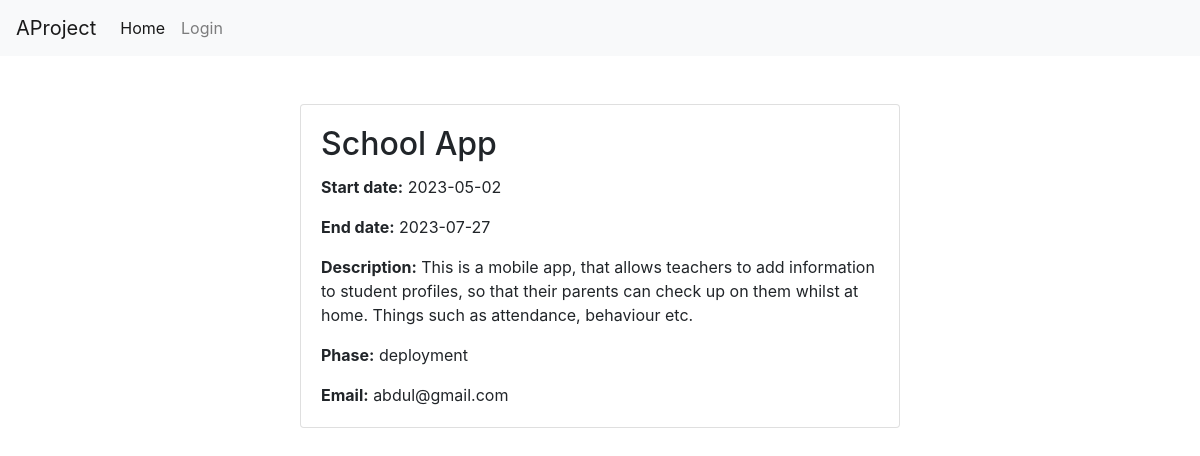
The app's page /project.php?id=4 with its own data.
### tables this page shows
CREATE TABLE `projects` (
  `pid` int UNSIGNED NOT NULL,
  `title` varchar(100) NOT NULL,
  `start_date` date DEFAULT NULL,
  `end_date` date DEFAULT NULL,
  `phase` enum('design','development','testing','deployment','complete') DEFAULT NULL,
  `description` varchar(500) DEFAULT NULL,
  `uid` int UNSIGNED NOT NULL
);

CREATE TABLE `users` (
  `uid` int UNSIGNED NOT NULL,
  `username` varchar(255) NOT NULL,
  `password` varchar(255) NOT NULL,
  `email` varchar(255) NOT NULL
);

### project.php (the view, shortened to what this page needs)
<!DOCTYPE html>
<html lang="en">
<head>
    <link rel="stylesheet" href="https://cdn.jsdelivr.net/npm/bootstrap@4.3.1/dist/css/bootstrap.min.css">
</head>
<body>
    <nav class="navbar navbar-expand-lg navbar-light bg-light">
        <a class="navbar-brand" href="index.php">AProject</a>
        <div class="collapse navbar-collapse" id="navbarSupportedContent">
            <ul class="navbar-nav mr-auto">
            <li class="nav-item active">
                <a class="nav-link" href="index.php">Home <span class="sr-only">(current)</span></a>
            </li>
            <li>
            <?php
                if (isset($_SESSION['username'])) {
                    echo '<li class="nav-item"><a class="nav-link active" href="addproject.php">Add project</a></li>';
                    echo '<li class="nav-item"><a class="nav-link" href="logout.php">Logout</a></li>';
                } else {
                    echo '<li class="nav-item"><a class="nav-link" href="signin.php">Login</a></li>';
                }
                ?>
            </li>
            </ul>
        </div>
    </nav>
    <?php
    try {
        require_once('connectdb.php');
        $id = $_GET['id'];
        $stat = $db->prepare('SELECT title, start_date, end_date, description,phase,uid FROM projects WHERE pid = :id;');
        $stat->bindParam(':id', $id);
        $stat->execute();
        $email = $db->prepare('SELECT users.email FROM projects JOIN users ON projects.uid = users.uid WHERE pid = :id;');
        $email->bindParam(':id', $id);
        $email->execute();
        $email_result = $email->fetchColumn();
        if ($stat->rowCount() > 0) {
            $row = $stat->fetch();
            }
         else {
            echo 'Project not found.';
        }
    } catch (PDOException $e) {
        echo 'Error: ' . $e->getMessage();
    }
    ?>
        <div class="container mt-5">
        <div class="card mx-auto" style="max-width: 600px;">
            <div class="card-body">
                <h2 class="card-title"><?php echo $row['title']; ?></h2>
                <p class="card-text"><strong>Start date:</strong> <?php echo $row['start_date']; ?></p>
                <p class="card-text"><strong>End date:</strong> <?php echo $row['end_date']; ?></p>
                <p class="card-text"><strong>Description:</strong> <?php echo $row['description']; ?></p>
                <p class="card-text"><strong>Phase:</strong> <?php echo $row['phase']; ?></p>
                <p class="card-text"><strong>Email:</strong> <?php echo $email_result; ?></p>
                </div>
            </div>
        </div>
</body>
</html>

### records on screen
projects: title "School App", start_date "2023-05-02", end_date "2023-07-27", description "This is a mobile app, that allows teachers to add information to student profiles, so that their parents can check up on them whilst at home. Things such as attendance, behaviour etc.", phase "deployment"
users: email "abdul@gmail.com"
